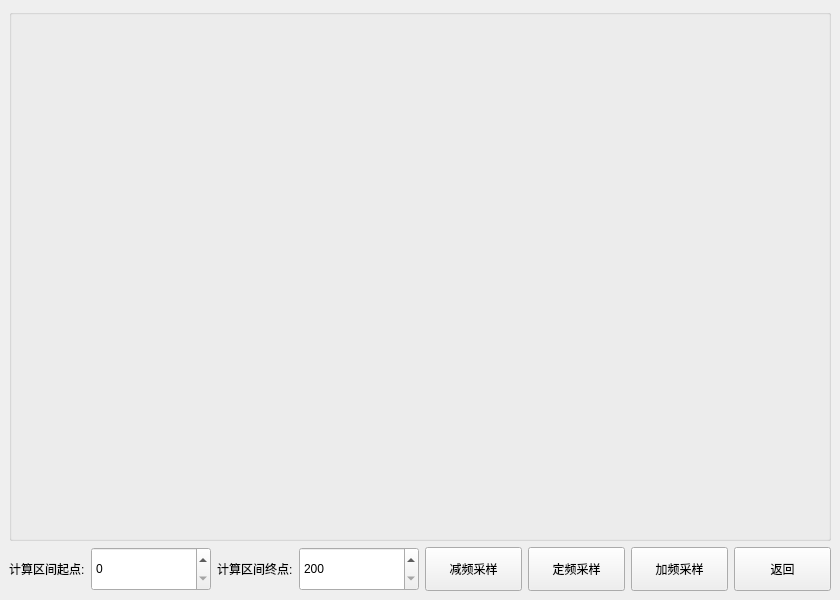
<?xml version="1.0" encoding="UTF-8"?>
<ui version="4.0">
 <class>CWinSetImp</class>
 <widget class="QWidget" name="CWinSetImp">
  <property name="geometry">
   <rect>
    <x>0</x>
    <y>0</y>
    <width>840</width>
    <height>600</height>
   </rect>
  </property>
  <property name="windowTitle">
   <string>Form</string>
  </property>
  <layout class="QVBoxLayout" name="verticalLayout" stretch="0">
   <property name="leftMargin">
    <number>0</number>
   </property>
   <property name="topMargin">
    <number>0</number>
   </property>
   <property name="rightMargin">
    <number>0</number>
   </property>
   <property name="bottomMargin">
    <number>0</number>
   </property>
   <item>
    <widget class="QStackedWidget" name="WindgetSetImp">
     <property name="currentIndex">
      <number>1</number>
     </property>
     <widget class="QWidget" name="WidgetImp">
      <layout class="QVBoxLayout" name="verticalLayout_2" stretch="1,0">
       <item>
        <widget class="QTableWidget" name="TabSetImp">
         <property name="horizontalScrollBarPolicy">
          <enum>Qt::ScrollBarAlwaysOff</enum>
         </property>
         <property name="editTriggers">
          <set>QAbstractItemView::AllEditTriggers</set>
         </property>
         <property name="selectionMode">
          <enum>QAbstractItemView::SingleSelection</enum>
         </property>
         <attribute name="horizontalHeaderDefaultSectionSize">
          <number>50</number>
         </attribute>
         <column>
          <property name="text">
           <string>选中</string>
          </property>
          <property name="font">
           <font>
            <pointsize>11</pointsize>
           </font>
          </property>
         </column>
         <column>
          <property name="text">
           <string>端一</string>
          </property>
          <property name="font">
           <font>
            <pointsize>11</pointsize>
           </font>
          </property>
         </column>
         <column>
          <property name="text">
           <string>端二</string>
          </property>
          <property name="font">
           <font>
            <pointsize>11</pointsize>
           </font>
          </property>
         </column>
         <column>
          <property name="text">
           <string>电压</string>
          </property>
          <property name="font">
           <font>
            <pointsize>11</pointsize>
           </font>
          </property>
         </column>
         <column>
          <property name="text">
           <string>次数</string>
          </property>
          <property name="font">
           <font>
            <pointsize>11</pointsize>
           </font>
          </property>
         </column>
         <column>
          <property name="text">
           <string>电晕</string>
          </property>
          <property name="font">
           <font>
            <pointsize>11</pointsize>
           </font>
          </property>
         </column>
         <column>
          <property name="text">
           <string>相位</string>
          </property>
          <property name="font">
           <font>
            <pointsize>11</pointsize>
           </font>
          </property>
         </column>
         <column>
          <property name="text">
           <string>面积</string>
          </property>
          <property name="font">
           <font>
            <pointsize>11</pointsize>
           </font>
          </property>
         </column>
         <column>
          <property name="text">
           <string>差积</string>
          </property>
          <property name="font">
           <font>
            <pointsize>11</pointsize>
           </font>
          </property>
         </column>
         <column>
          <property name="text">
           <string>波形</string>
          </property>
          <property name="font">
           <font>
            <pointsize>11</pointsize>
           </font>
          </property>
         </column>
        </widget>
       </item>
       <item>
        <layout class="QGridLayout" name="LayoutCtrl" columnstretch="1,0,0">
         <item row="0" column="2">
          <widget class="QPushButton" name="BtnExitImp">
           <property name="sizePolicy">
            <sizepolicy hsizetype="Expanding" vsizetype="Expanding">
             <horstretch>0</horstretch>
             <verstretch>0</verstretch>
            </sizepolicy>
           </property>
           <property name="minimumSize">
            <size>
             <width>97</width>
             <height>44</height>
            </size>
           </property>
           <property name="text">
            <string>返回</string>
           </property>
          </widget>
         </item>
         <item row="0" column="1">
          <widget class="QPushButton" name="BtnSampleImp">
           <property name="sizePolicy">
            <sizepolicy hsizetype="Expanding" vsizetype="Expanding">
             <horstretch>0</horstretch>
             <verstretch>0</verstretch>
            </sizepolicy>
           </property>
           <property name="minimumSize">
            <size>
             <width>97</width>
             <height>44</height>
            </size>
           </property>
           <property name="text">
            <string>自动采集</string>
           </property>
          </widget>
         </item>
         <item row="0" column="0">
          <spacer name="SpacerCtrl">
           <property name="orientation">
            <enum>Qt::Horizontal</enum>
           </property>
           <property name="sizeHint" stdset="0">
            <size>
             <width>40</width>
             <height>20</height>
            </size>
           </property>
          </spacer>
         </item>
        </layout>
       </item>
      </layout>
     </widget>
     <widget class="QWidget" name="WidgetWave">
      <layout class="QVBoxLayout" name="verticalLayout_3" stretch="1,0">
       <item>
        <widget class="QGroupBox" name="BoxWave">
         <property name="title">
          <string/>
         </property>
         <layout class="QVBoxLayout" name="verticalLayout_4">
          <property name="leftMargin">
           <number>0</number>
          </property>
          <property name="topMargin">
           <number>0</number>
          </property>
          <property name="rightMargin">
           <number>0</number>
          </property>
          <property name="bottomMargin">
           <number>0</number>
          </property>
          <item>
           <widget class="Waveform" name="LabelWave">
            <property name="text">
             <string/>
            </property>
           </widget>
          </item>
         </layout>
        </widget>
       </item>
       <item>
        <layout class="QGridLayout" name="LayoutCtrl_2">
         <item row="0" column="4">
          <widget class="QPushButton" name="BtnFrequcy1">
           <property name="minimumSize">
            <size>
             <width>97</width>
             <height>44</height>
            </size>
           </property>
           <property name="text">
            <string>减频采样</string>
           </property>
          </widget>
         </item>
         <item row="0" column="7">
          <widget class="QPushButton" name="BtnExitWave">
           <property name="minimumSize">
            <size>
             <width>97</width>
             <height>44</height>
            </size>
           </property>
           <property name="text">
            <string>返回</string>
           </property>
          </widget>
         </item>
         <item row="0" column="0">
          <widget class="QLabel" name="TextStart">
           <property name="text">
            <string>计算区间起点:</string>
           </property>
          </widget>
         </item>
         <item row="0" column="1">
          <widget class="QSpinBox" name="BoxStart">
           <property name="sizePolicy">
            <sizepolicy hsizetype="Expanding" vsizetype="Fixed">
             <horstretch>0</horstretch>
             <verstretch>0</verstretch>
            </sizepolicy>
           </property>
           <property name="minimumSize">
            <size>
             <width>97</width>
             <height>44</height>
            </size>
           </property>
           <property name="maximum">
            <number>199</number>
           </property>
          </widget>
         </item>
         <item row="0" column="2">
          <widget class="QLabel" name="TextEnd">
           <property name="text">
            <string>计算区间终点:</string>
           </property>
          </widget>
         </item>
         <item row="0" column="3">
          <widget class="QSpinBox" name="BoxEnd">
           <property name="sizePolicy">
            <sizepolicy hsizetype="Expanding" vsizetype="Fixed">
             <horstretch>0</horstretch>
             <verstretch>0</verstretch>
            </sizepolicy>
           </property>
           <property name="minimumSize">
            <size>
             <width>97</width>
             <height>44</height>
            </size>
           </property>
           <property name="minimum">
            <number>200</number>
           </property>
           <property name="maximum">
            <number>399</number>
           </property>
          </widget>
         </item>
         <item row="0" column="6">
          <widget class="QPushButton" name="BtnFrequcy3">
           <property name="minimumSize">
            <size>
             <width>97</width>
             <height>44</height>
            </size>
           </property>
           <property name="text">
            <string>加频采样</string>
           </property>
          </widget>
         </item>
         <item row="0" column="5">
          <widget class="QPushButton" name="BtnFrequcy2">
           <property name="minimumSize">
            <size>
             <width>97</width>
             <height>44</height>
            </size>
           </property>
           <property name="text">
            <string>定频采样</string>
           </property>
          </widget>
         </item>
        </layout>
       </item>
      </layout>
     </widget>
    </widget>
   </item>
  </layout>
 </widget>
 <customwidgets>
  <customwidget>
   <class>Waveform</class>
   <extends>QLabel</extends>
   <header>Waveform.h</header>
  </customwidget>
 </customwidgets>
 <resources/>
 <connections/>
</ui>
